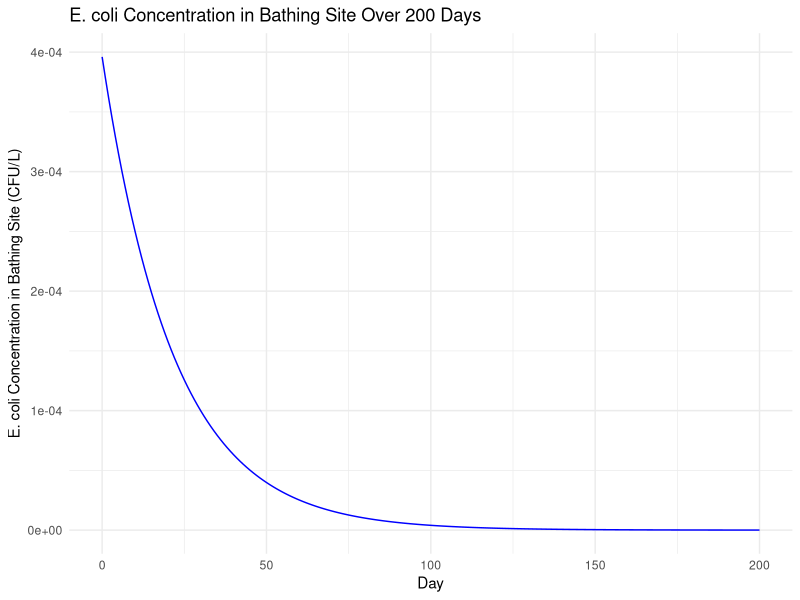

Source code (R):
library(tidyverse)

# Decay rates from studies (k values)
results <- c(
  0.083117706,  # Habteselassie et al.
  0.074276938,  # Islam et al.
  0.067798339,  # Merchant et al.
  0.063084523,  # Pang et al.
  0.009767825,  # Overbeek M0611H
  0.011912521,  # Overbeek M0611L
  0.011537529   # Sharma et al.
)

# Calculate the mean decay rate from the 'results' dataframe
# We can find a better way than the mean maybe?
decay_mean <- mean(results)

# Input parameters from farm module
mean_e_coli_concentration <- 1.6 * 10^4  # CFU/g, mean E. coli concentration in manure
std_dev <- 0.02 * 10^4  # Standard deviation

# Assumed
manure_application_rate <- 2  # kg/m2 - 2 kg per square meter

##  Other
# Time period (days)
days <- 0:200  # From day 0 to day 200

# Total field area (m²)
field_area <- 4000  # Example field area



# Soil properties
soil_depth_m <- 0.1  # Depth of the topsoil layer where manure is mixed (in meters) , https://www.mdpi.com/2073-4395/14/2/278
soil_bulk_density <- 1.47  # g/cm³, https://extension.okstate.edu/fact-sheets/basics-of-soil-bulk-density.html
soil_bulk_density_kg_per_m3 <- soil_bulk_density * 1000  # Convert to kg/m³




# Calculate soil volume and mass per square meter
soil_volume_per_m2 <- soil_depth_m * 1  # Volume of soil per m² (in cubic meters)
soil_mass_per_m2 <- soil_volume_per_m2 * soil_bulk_density_kg_per_m3  # Mass of soil per m² (in kg)

# Calculate total manure applied per square meter (g/m2)
manure_applied_per_m2_grams <- manure_application_rate * 1000  # kg/m² to g/m²

# Simulate random E. coli concentrations per square meter based on mean and std deviation
n_simulations <- 1000  # Number of simulations to run
e_coli_concentrations_per_m2 <- rnorm(n_simulations, mean_e_coli_concentration, std_dev)

# Adjust initial E. coli load based on dilution with soil, per square meter
initial_e_coli_per_m2 <- e_coli_concentrations_per_m2 * manure_applied_per_m2_grams / (soil_mass_per_m2 + manure_applied_per_m2_grams)




# Function to calculate E. coli concentration over time per m² using the mean decay rate
calculate_decay <- function(initial_concentration, decay_rate, days) {
  initial_concentration * exp(-decay_rate * days)
}

# Dataframe to store the decay data over time using the mean decay rate for multiple simulations
decay_data <- tibble(
  simulation = rep(1:n_simulations, each = length(days)),
  day = rep(days, times = n_simulations),
  e_coli_concentration_per_m2 = unlist(lapply(initial_e_coli_per_m2, function(init_conc) calculate_decay(init_conc, decay_mean, days))),
  total_e_coli_on_field = e_coli_concentration_per_m2 * field_area  # Total E. coli on the field
)

# Results decay model
results_summary <- decay_data %>%
  group_by(day) %>%
  summarise(
    mean_e_coli_concentration_per_m2 = mean(e_coli_concentration_per_m2),
    std_e_coli_concentration_per_m2 = sd(e_coli_concentration_per_m2),
    mean_total_e_coli_on_field = mean(total_e_coli_on_field),
    std_total_e_coli_on_field = sd(total_e_coli_on_field)
  )

# Extract mean E. coli on the field for each day from the decay model
mean_total_e_coli_on_field_by_day <- results_summary %>%
  select(day, mean_total_e_coli_on_field)

## Input parameters for the  kind-of-SWAT model

# Random sample of runoff coefficients
runoff_coefficients <- runif(n_simulations, min = 0.05, max = 0.2)

# Bacteria partition coefficient for manure (BACTKDDB = 0.95, from Sowah)
bacteria_partition_coeff <- 0.95

# Apply bacterial parameters (BACT_SWF, WOF_P, also from Sowah paper)
bacteria_active_fraction <- 0.75  # BACT_SWF
wash_off_fraction <- 0.5  # WOF_P

# Apply rainfall data
total_rainfall_mm <- 100  # example rainfall, Berlin July 2022
total_rainfall_m <- total_rainfall_mm / 1000  # Convert to meters

# Bathing site volume (from O'Flaherty 2019)
bathing_site_volumes <- runif(n_simulations, min = 67500, max = 82500) * 1000  # Convert to liters

# Results using the daily mean from the decay model
results_day_by_day <- mean_total_e_coli_on_field_by_day %>%
  mutate(
    e_coli_free_for_transport = mean_total_e_coli_on_field * (1 - bacteria_partition_coeff),  # Bacteria free for transport
    e_coli_washoff = e_coli_free_for_transport * wash_off_fraction,  # Bacteria washed off
    runoff_volume = total_rainfall_m * field_area * mean(runoff_coefficients),  # Mean runoff volume in cubic meters
    e_coli_concentration_in_runoff = e_coli_washoff / runoff_volume,  # E. coli concentration (CFU/m3) in runoff water
    e_coli_concentration_bathing_site = e_coli_concentration_in_runoff / mean(bathing_site_volumes)  # E. coli concentration in bathing site (CFU/L)
  )


# Plot
ggplot(results_day_by_day, aes(x = day, y = e_coli_concentration_bathing_site)) +
  geom_line(color = "blue") +
  labs(title = "E. coli Concentration in Bathing Site Over 200 Days",
       x = "Day",
       y = "E. coli Concentration in Bathing Site (CFU/L)") +
  theme_minimal()



